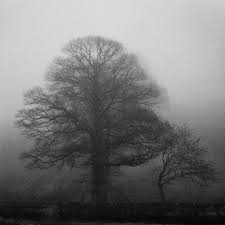
#> input picture image_processing/images/low_contrast.jpg, 225 x 225 px
$ python analyze_histograms.py
#> lines starting #> are read from the running program, lines starting #| are printed output that depends on the picture
### image_processing/contrast_stretch.py
import cv2
import numpy as np

def contrast_stretch(img, r_min, r_max):

# Apply linear contrast stretching
#> called with r_min = 50, r_max = 180
    stretched = (img - r_min) * (255.0 / (r_max - r_min))
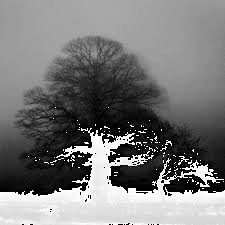
#> stretched: shape (225, 225) float64; min 0, max 500.2, mean 236.4; drawn with min black and max white
    stretched = np.clip(stretched, 0, 255).astype(np.uint8)
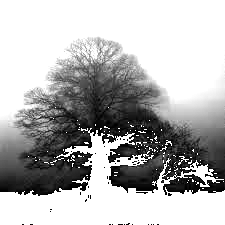
#> stretched: shape (225, 225); min 0, max 255, mean 178.1
    return stretched

### image_processing/equalize_histogram.py
import cv2
import numpy as np

def equalize_histogram(img):

    # Compute histogram
    counts, bins = np.histogram(img.flatten(), bins=256, range=[0, 255])
#> counts = 256 values, max 1016 at index 210, min 0 at index 0, mean 197.8; bins = 257 values from 0 to 255

    # Compute cumulative distribution function (CDF)
    cdf = counts.cumsum()
#> cdf = 256 values from 0 to 50625
    cdf_normalized = (cdf - cdf.min()) * 255 / (cdf.max() - cdf.min())
#> cdf_normalized = 256 values from 0 to 255
    cdf_normalized = cdf_normalized.astype(np.uint8)

    # Map pixel values using the equalized CDF
    new_img = cdf_normalized[img]
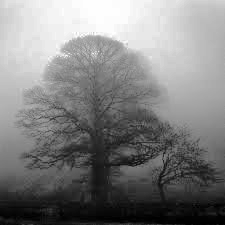
#> new_img: shape (225, 225); min 0, max 255, mean 127.9
    return new_img

### image_processing/calculate_histogram.py
import cv2
import numpy as np
import matplotlib.pyplot as plt

def calculate_histogram(img, bins=256):

#> called with bins = 256
    counts, bin_edges = np.histogram(img.flatten(), bins=bins, range=[0, 255])
#> bin_edges = 257 values from 0 to 255
    dist = counts / counts.sum()
#> dist = 256 values, max 0.0201 at index 210, min 0 at index 0, mean 0.00391
    return counts, dist

### image_processing/analyze_histograms.py
import cv2
import matplotlib.pyplot as plt
from contrast_stretch import contrast_stretch
from equalize_histogram import equalize_histogram
from calculate_histogram import calculate_histogram

# === Load low-contrast image ===
img = cv2.imread("images/low_contrast.jpg", cv2.IMREAD_GRAYSCALE)
if img is None:
    raise FileNotFoundError("Image not found. Make sure it's in the 'images/' folder.")

# === Apply transformations ===
stretched_img = contrast_stretch(img, r_min=50, r_max=180)
equalized_img = equalize_histogram(img)

# === Compute histograms ===
counts_original, _ = calculate_histogram(img)
#> counts_original has the same summary as counts in equalize_histogram
counts_stretched, _ = calculate_histogram(stretched_img)
#> counts_stretched = 256 values, max 26889 at index 255, min 0 at index 2, mean 197.8
counts_equalized, _ = calculate_histogram(equalized_img)
#> counts_equalized = 256 values, max 1016 at index 229, min 0 at index 5, mean 197.8

# === Plot histograms side-by-side ===
plt.figure(figsize=(12, 4))

plt.subplot(1, 3, 1)
plt.bar(range(256), counts_original, width=1)
plt.title("Original Histogram")
plt.xlabel("Intensity Value")
plt.ylabel("Pixel Count")

plt.subplot(1, 3, 2)
plt.bar(range(256), counts_stretched, width=1)
plt.title("Contrast Stretched Histogram")
plt.xlabel("Intensity Value")

plt.subplot(1, 3, 3)
plt.bar(range(256), counts_equalized, width=1)
plt.title("Equalized Histogram")
plt.xlabel("Intensity Value")

plt.tight_layout()
plt.show()
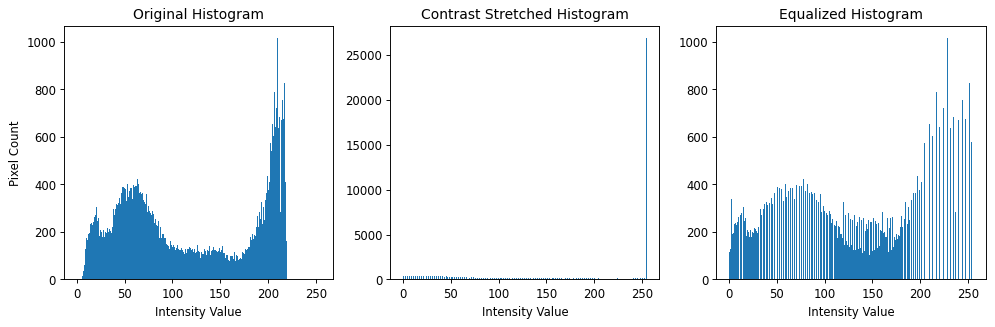
#> figure drawn by matplotlib, 3 panels; panel 1: tallest bar 1016 high, from x = 209.5 to 210.5; panel 2: tallest bar 26889 high, from x = 254.5 to 255.5; panel 3: tallest bar 1016 high, from x = 228.5 to 229.5
